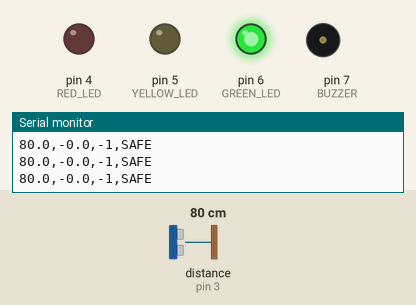
Recording of a sketch running on a simulated Arduino Uno, built with avr-gcc and run on an emulated ATmega328P. On the bench: output pins drawn as LEDs (lit = HIGH), buzzer (waves = sounding), the last lines printed to the serial monitor. Wiring (inferred from the names in the program): ultrasonic range finder: trigger pin 2; echo pin 3. The test bench sets the inputs (shaded band); at power-on: distance to the obstacle (sensor on pin 3) 80 cm. The echo pulse lasts 58.3 µs per cm; pins used as bus, display or sensor lines are not drawn.

Above: at 2.2 s.
2.3 s: distance to the obstacle (sensor on pin 3) set to 75 cm
5.3 s: distance to the obstacle (sensor on pin 3) set to 65 cm
At 7.1 s:
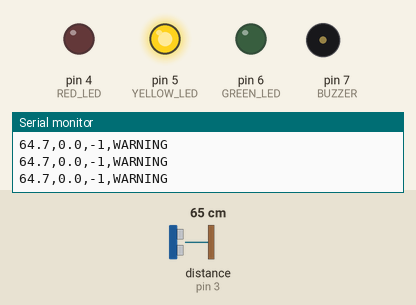
8.3 s: distance to the obstacle (sensor on pin 3) set to 4 cm
At 8.6 s:
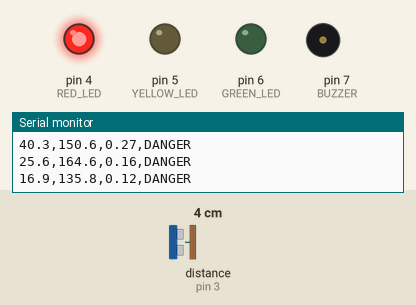
11.3 s: distance to the obstacle (sensor on pin 3) set to 28 cm
14.3 s: distance to the obstacle (sensor on pin 3) set to 32 cm
At 16.33 s:
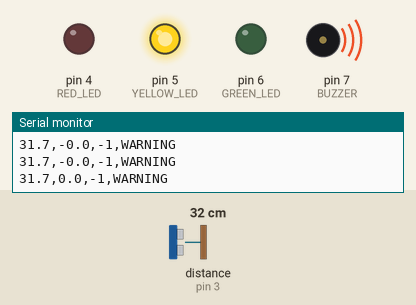
17.3 s: distance to the obstacle (sensor on pin 3) set to 9 cm
At 17.62 s:
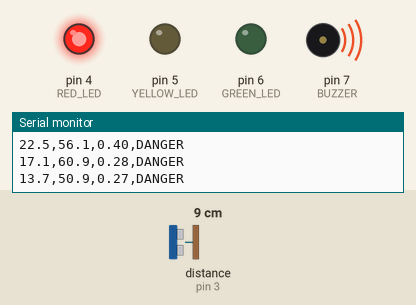
Timing chart, 0 to 21.3 s (numbered marks = the images above; inputs shaded):
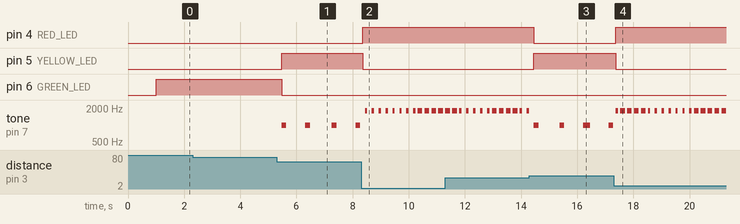

The sketch:

ThreatTrack_V5.ino
```cpp
/*
  THREAT-TRACK V5.0
  Ultrasonic + 3 LED + Buzzer + PC Interface
*/

const int TRIG = 2;
const int ECHO = 3;

const int RED_LED = 4;
const int YELLOW_LED = 5;
const int GREEN_LED = 6;
const int BUZZER = 7;

float filteredDistance = 0;
float previousDistance = 0;
float filteredSpeed = 0;

unsigned long previousTime = 0;
bool firstReading = true;

void setLED(bool red, bool yellow, bool green) {
  digitalWrite(RED_LED, red);
  digitalWrite(YELLOW_LED, yellow);
  digitalWrite(GREEN_LED, green);
}

float readDistance() {
  digitalWrite(TRIG, LOW);
  delayMicroseconds(2);

  digitalWrite(TRIG, HIGH);
  delayMicroseconds(10);
  digitalWrite(TRIG, LOW);

  unsigned long duration = pulseIn(ECHO, HIGH, 25000UL);

  if (duration == 0) return -1;

  float d = duration * 0.0343 / 2.0;

  if (d < 2 || d > 400) return -1;

  return d;
}

void setup() {
  Serial.begin(9600);

  pinMode(TRIG, OUTPUT);
  pinMode(ECHO, INPUT);

  pinMode(RED_LED, OUTPUT);
  pinMode(YELLOW_LED, OUTPUT);
  pinMode(GREEN_LED, OUTPUT);
  pinMode(BUZZER, OUTPUT);

  setLED(false, false, false);
  noTone(BUZZER);

  delay(1000);
}

void loop() {
  float rawDistance = readDistance();

  if (rawDistance < 0) {
    setLED(false, false, false);
    noTone(BUZZER);
    firstReading = true;
    filteredSpeed = 0;

    Serial.println("NO_SIGNAL");
    delay(80);
    return;
  }

  unsigned long now = millis();

  if (firstReading) {
    filteredDistance = rawDistance;
    filteredSpeed = 0;
    firstReading = false;
  } else {
    filteredDistance = 0.4 * rawDistance + 0.6 * filteredDistance;

    float dt = (now - previousTime) / 1000.0;

    if (dt > 0) {
      float instantSpeed = (previousDistance - filteredDistance) / dt;
      filteredSpeed = 0.5 * instantSpeed + 0.5 * filteredSpeed;
    }
  }

  previousDistance = filteredDistance;
  previousTime = now;

  float ttc = -1;
  if (filteredSpeed > 10) {
    ttc = filteredDistance / filteredSpeed;
  }

  bool danger = (filteredDistance <= 30) || (ttc > 0 && ttc <= 1.5);
  bool warning = (filteredDistance <= 70) || (ttc > 0 && ttc <= 3.0);

  const char* status = "SAFE";

  if (danger) {
    setLED(true, false, false);
    status = "DANGER";

    if (now % 240 < 120) tone(BUZZER, 1800);
    else noTone(BUZZER);
  }
  else if (warning) {
    setLED(false, true, false);
    status = "WARNING";

    if (now % 900 < 180) tone(BUZZER, 1000);
    else noTone(BUZZER);
  }
  else {
    setLED(false, false, true);
    status = "SAFE";
    noTone(BUZZER);
  }

  // PC-friendly output format
  // distance,speed,ttc,status
  Serial.print(filteredDistance, 1);
  Serial.print(",");
  Serial.print(filteredSpeed, 1);
  Serial.print(",");

  if (ttc > 0) Serial.print(ttc, 2);
  else Serial.print(-1);

  Serial.print(",");
  Serial.println(status);

  delay(80);
}
```

Measured:
- the behaviour switches between 71 and 70 cm on distance to the obstacle (sensor on pin 3) (found by bisection; images 0 and 1)
- the behaviour switches between 30 and 31 cm on distance to the obstacle (sensor on pin 3) (found by bisection; images 2 and 3)
- after the input at 5.3 s, pin 5 (YELLOW_LED): LOW → HIGH after 0.17 s; pin 6 (GREEN_LED): HIGH → LOW after 0.17 s; tone on pin 7 (BUZZER): alternates 1000 Hz for 0.17 s and silent for 0.68 s, starting after 0.17 s
- after the input at 8.3 s, pin 4 (RED_LED): LOW → HIGH after 0.06 s; pin 5 (YELLOW_LED): HIGH → LOW after 0.06 s
- after the input at 14.3 s, pin 4 (RED_LED): HIGH → LOW after 0.16 s; pin 5 (YELLOW_LED): LOW → HIGH after 0.16 s
- after the input at 17.3 s, pin 4 (RED_LED): LOW → HIGH after 0.07 s; pin 5 (YELLOW_LED): HIGH → LOW after 0.07 s
